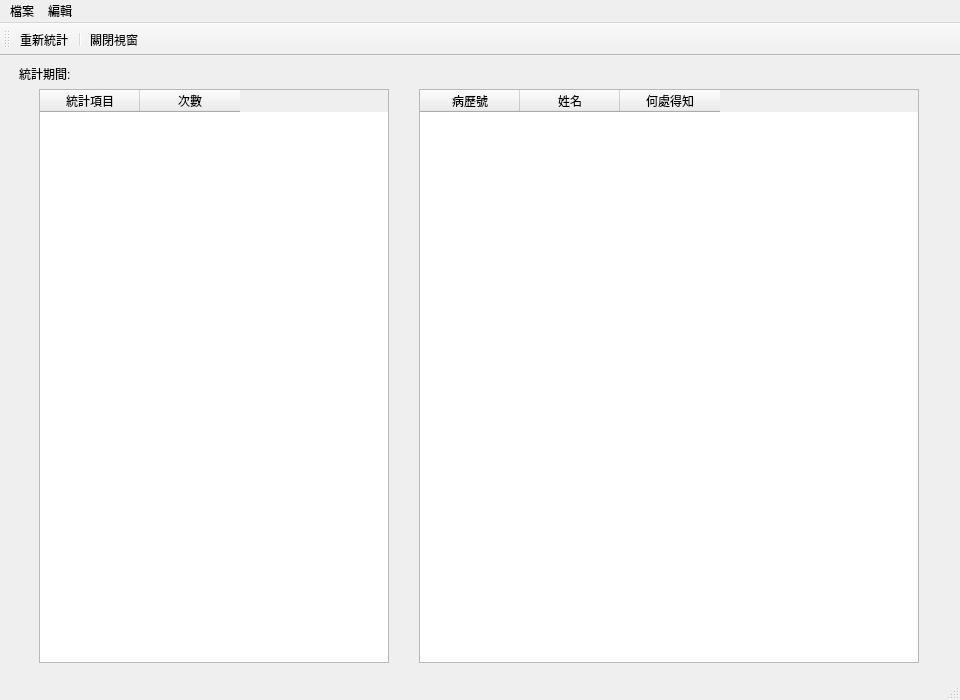
<?xml version="1.0" encoding="UTF-8"?>
<ui version="4.0">
 <class>StatisticsCorrectionReg</class>
 <widget class="QMainWindow" name="StatisticsCorrectionReg">
  <property name="geometry">
   <rect>
    <x>0</x>
    <y>0</y>
    <width>960</width>
    <height>700</height>
   </rect>
  </property>
  <property name="windowTitle">
   <string>矯正機關內門診報表</string>
  </property>
  <property name="toolButtonStyle">
   <enum>Qt::ToolButtonTextUnderIcon</enum>
  </property>
  <widget class="QWidget" name="centralwidget">
   <layout class="QVBoxLayout" name="verticalLayout_2">
    <item>
     <widget class="QLabel" name="label_period">
      <property name="text">
       <string>統計期間:</string>
      </property>
      <property name="margin">
       <number>5</number>
      </property>
      <property name="indent">
       <number>10</number>
      </property>
     </widget>
    </item>
    <item>
     <layout class="QHBoxLayout" name="horizontalLayout_trace">
      <property name="spacing">
       <number>6</number>
      </property>
      <property name="leftMargin">
       <number>6</number>
      </property>
      <property name="topMargin">
       <number>0</number>
      </property>
      <property name="rightMargin">
       <number>6</number>
      </property>
      <property name="bottomMargin">
       <number>6</number>
      </property>
      <item>
       <widget class="QTableWidget" name="tableWidget_trace">
        <property name="maximumSize">
         <size>
          <width>350</width>
          <height>16777215</height>
         </size>
        </property>
        <property name="editTriggers">
         <set>QAbstractItemView::NoEditTriggers</set>
        </property>
        <property name="selectionMode">
         <enum>QAbstractItemView::SingleSelection</enum>
        </property>
        <property name="selectionBehavior">
         <enum>QAbstractItemView::SelectRows</enum>
        </property>
        <column>
         <property name="text">
          <string>統計項目</string>
         </property>
        </column>
        <column>
         <property name="text">
          <string>次數</string>
         </property>
        </column>
       </widget>
      </item>
      <item>
       <widget class="QTableWidget" name="tableWidget_patient_list">
        <property name="maximumSize">
         <size>
          <width>500</width>
          <height>16777215</height>
         </size>
        </property>
        <property name="editTriggers">
         <set>QAbstractItemView::NoEditTriggers</set>
        </property>
        <property name="alternatingRowColors">
         <bool>true</bool>
        </property>
        <property name="selectionBehavior">
         <enum>QAbstractItemView::SelectRows</enum>
        </property>
        <column>
         <property name="text">
          <string>病歷號</string>
         </property>
        </column>
        <column>
         <property name="text">
          <string>姓名</string>
         </property>
        </column>
        <column>
         <property name="text">
          <string>何處得知</string>
         </property>
        </column>
       </widget>
      </item>
     </layout>
    </item>
   </layout>
  </widget>
  <widget class="QMenuBar" name="menubar">
   <property name="geometry">
    <rect>
     <x>0</x>
     <y>0</y>
     <width>960</width>
     <height>33</height>
    </rect>
   </property>
   <widget class="QMenu" name="menu">
    <property name="title">
     <string>檔案</string>
    </property>
   </widget>
   <widget class="QMenu" name="menu_2">
    <property name="title">
     <string>編輯</string>
    </property>
   </widget>
   <addaction name="menu"/>
   <addaction name="menu_2"/>
  </widget>
  <widget class="QStatusBar" name="statusbar"/>
  <widget class="QToolBar" name="toolBar">
   <property name="palette">
    <palette>
     <active/>
     <inactive/>
     <disabled/>
    </palette>
   </property>
   <property name="windowTitle">
    <string>toolBar</string>
   </property>
   <property name="toolButtonStyle">
    <enum>Qt::ToolButtonTextUnderIcon</enum>
   </property>
   <attribute name="toolBarArea">
    <enum>TopToolBarArea</enum>
   </attribute>
   <attribute name="toolBarBreak">
    <bool>false</bool>
   </attribute>
   <addaction name="action_requery"/>
   <addaction name="separator"/>
   <addaction name="action_close"/>
  </widget>
  <action name="action_requery">
   <property name="icon">
    <iconset>
     <normaloff>../icons/reload.svg</normaloff>../icons/reload.svg</iconset>
   </property>
   <property name="text">
    <string>重新統計</string>
   </property>
   <property name="toolTip">
    <string>重新統計</string>
   </property>
  </action>
  <action name="action_close">
   <property name="icon">
    <iconset>
     <normaloff>../icons/application-exit.svg</normaloff>../icons/application-exit.svg</iconset>
   </property>
   <property name="text">
    <string>關閉視窗</string>
   </property>
  </action>
 </widget>
 <resources/>
 <connections/>
 <slots>
  <slot>pushButtonQueryClicked()</slot>
  <slot>pushButtonRequeryClicked()</slot>
  <slot>tableWidgetCellDoubleClicked()</slot>
  <slot>actionOpenCaseTriggered()</slot>
  <slot>actionDeleteCaseTriggered()</slot>
  <slot>actionPrintPresTriggered()</slot>
 </slots>
</ui>
